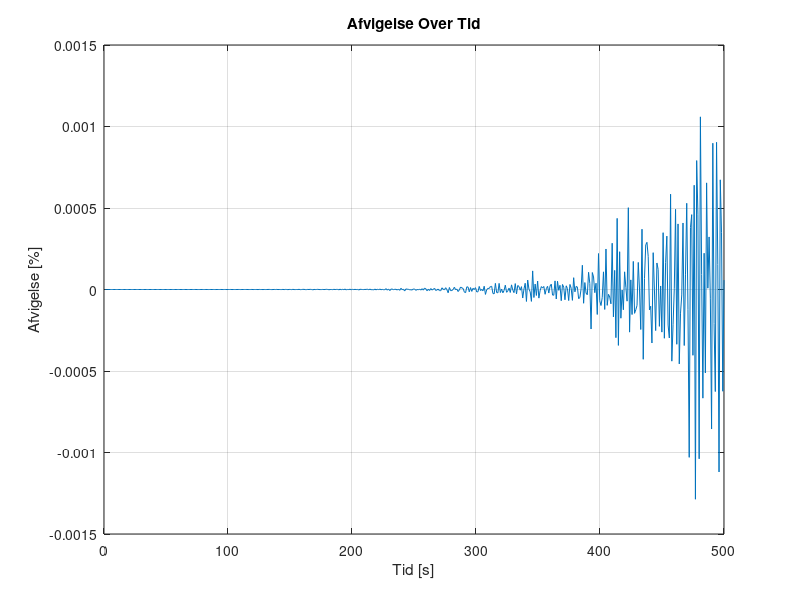
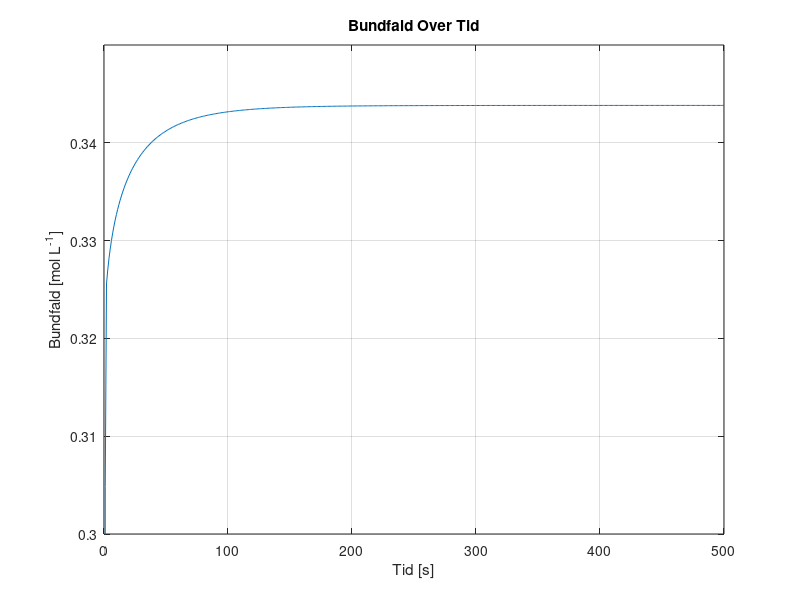
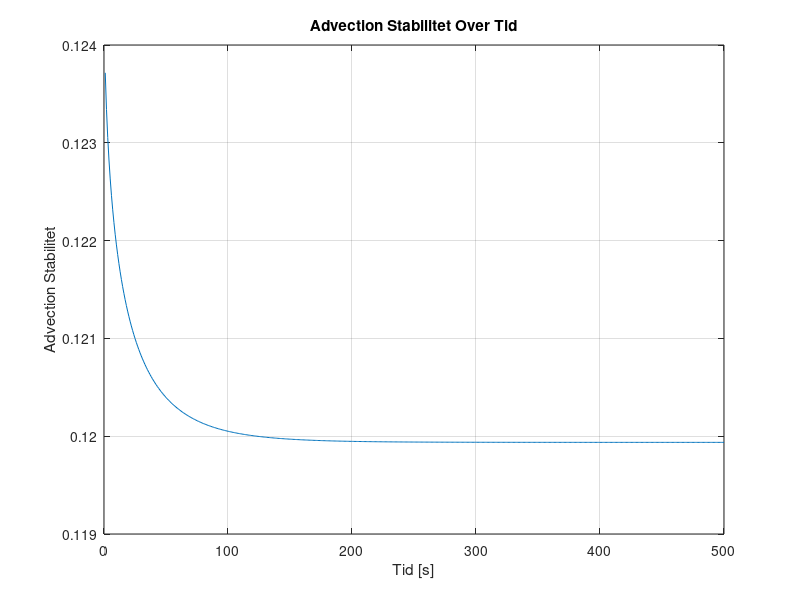
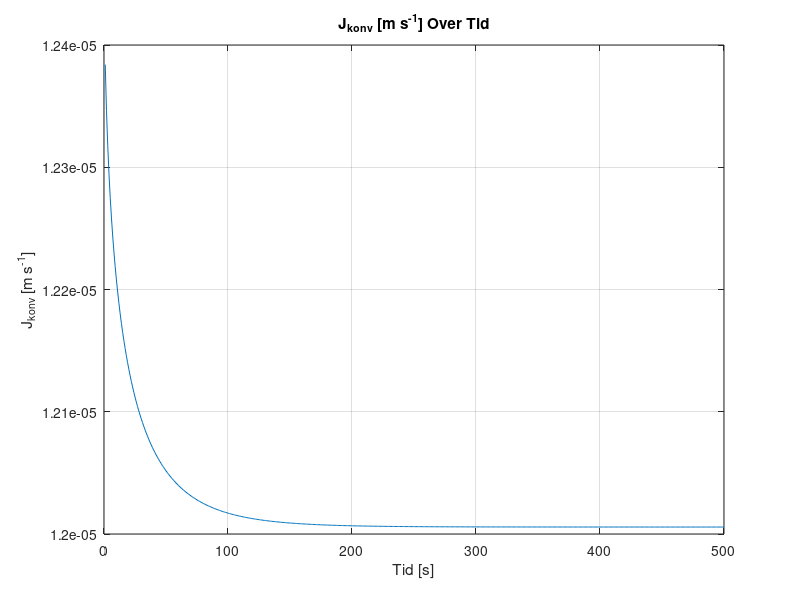

These charts were generated, in order, by the following MATLAB code: (Note: this script raises an error after producing the figures.)
%__Gruppe 3-Simulering-3.Sem__
clear
close all
clc
%% Inital Parameters
Lx = 0.1;   % Domain length [m]
domain_steps = 1000;    % Number of spatial domain_steps points
dx = Lx / (domain_steps - 1); % Position discretization
 
Lt = 500;      % Time length (seconds)
time_steps = 500;       % Number of time steps
dt = Lt / time_steps; % Temporal discretization

% DEFINED VARIABLES
D = 1.464*10^-9; % Diffusivity coefficient H2PO4- in water [m^2 s^-1]
Cf = 0.1; % Feed concentration [mol L^-1]
DeltaP = 35; %TMP: Transmembrane Pressure [bar]

Am = 0.0308; % Area of the membrane surface [m^2]
k0 = 5.7311*10^(-7); % Initial water permeability [m^3 m^-2 bar^-1 s^-1] 
mu = 0.8903*10^-9; % Water viscosity [Bar∙s]
Rm = 1/(mu*k0); % Rejection of water at the membrane (σ) [m^-1]
alpha = 1*10^14; % Specific resistance of fouling [m L mol^-1]
JuScalar = 0.5; %Percipitate Advection Coefficient

sig_i = 0.1; % Rejection of ions 

% PHYSICAL CONSTANTS
R = 8.31415*10^-2; % Gasconstant [L Bar mol^-1 K^-1]
T = 273.15+25; %Temperature [K]
 
% Anonymous functions

Udf = @(conc) 0.0011*exp(36.328*conc) + 0.263253; % concentration of udfæld in respect to phosphate increase. [mol L^-1]
Rf = @(conc) alpha*(Udf(conc)/Am); % Rate of fouling [m^-1]
k = @(conc) 1/(mu*(Rm+Rf(conc))); % Water permeability dependent on fouling [m^3 m^-2 bar^-1 s^-1]


% Create a grid for space and time
x = linspace(0, Lx, domain_steps);
t = linspace(0, Lt, time_steps);

% Initialize the concentration array AND Initial condition (1D)
C = zeros(domain_steps, time_steps)+0.1; % 0.1 molar [H2PO4] at pH 2.9


%Diffusive Stability

DS = D*dt/dx^2;
fprintf('\n Diffusivity Stability = %f', DS);
if DS>0.5 
   fprintf(2,'\n ERROR: Stabilitetsfejl');
else
    fprintf('\n Stable Diffusion Model !!');
end


%% Time-stepping loop
for j = 2:time_steps
    for i = 1:domain_steps
        Ciw = C(domain_steps, j-1);

        C(1, :) = Cf; % Set the leftmost boundary to 0.1M

        if j == 2
            Cbw = Udf(Cf); % The rate of percipitation
        else
            Cbw = Udf(Ciw) + Jkonv*Udf(Cf)*(dt/dx)*JuScalar; % Advection of Percipitate
        end

        Jkonv = (k(Ciw)*(DeltaP-(1*R*T*(Ciw))));  % Volume flux = Jkonv ,  in terms of osmotic pressure (DeltaP, R, T, C_(i_w)) and k. [m/s]

        % Calculate the second derivative in x direction
        if i == 1 %__First Cell__
            Jdiff = 0;
            Jadv = 0;

        elseif i == domain_steps %__Membrane Cell___
            % No right neighbor at the last cell and MEMBRANE
            Jdiff = (D * (C(domain_steps - 1, j-1) - C(domain_steps, j-1))) / dx^2;
            Jadv = -Jkonv * (C(domain_steps, j-1)*(1-sig_i) - C(domain_steps - 1, j-1)) / dx;

        else    %__Normal Cells__
            % Calculate the second derivative normally
            Jdiff = D * (C(i + 1, j-1) - 2 * C(i, j-1) + C(i - 1, j-1)) / dx^2;
            % Apply advection term
            Jadv = -Jkonv * (C(i, j-1) - C(i-1, j-1)) / dx;
        end
        % Apply the diffusion-advection-(electromigration) equation
        C(i, j) = C(i, j-1) + dt * (Jdiff + Jadv);
        Jkonv_values(j) = Jkonv; % Plot values
        Cbw_values(j) = Cbw; 
        AS(j) = Jkonv * dt/dx; % Stability plot values
    end
end
%% conservation and error

volprc = dx*Am*1000;  % Volume per cell in Liters

Ciw = [0,C(domain_steps, :)]; % Making the matrix line up properly and have the right size
Ciw(end) = [];

Systemdiff = [0, diff(sum(C*volprc,1))]; % Difference in system concentration per dt

inflow = Cf*(Jkonv_values)*(dt/dx)*volprc; % In - mol
outflow = Ciw.* Jkonv_values*(dt/dx)*volprc*(1-sig_i); % Out - mol
infoutdiff = (inflow - outflow);
ERROR = ((Systemdiff - infoutdiff).*Systemdiff.^(-1))*100; % The mass conservation error


%% 2D Plots

% Plot Mass Conservation Error values over time

figure;
plot(t, ERROR);
xlabel('Tid [s]');
ylabel('Afvigelse [%]');
title('Afvigelse Over Tid');
grid on;


% Plot Percipitate (DS) values over time

figure;
plot(t, Cbw_values);
xlabel('Tid [s]');
ylabel('Bundfald [mol L^{-1}]');
title('Bundfald Over Tid');
grid on;
ylim([0.3, 0.35]);

% Plot Advection Stability (DS) values over time

figure;
plot(t(2:end), AS(2:end));
xlabel('Tid [s]');
ylabel('Advection Stabilitet');
title('Advection Stabilitet Over Tid');
grid on;

% Plot Jkonv values over time
figure;
plot(t(2:end), Jkonv_values(2:end));
xlabel('Tid [s]');
ylabel('J_{konv} [m s^{-1}]');
title('J_{konv} [m s^{-1}] Over Tid');
grid on;
xlim([0, 500]);
ax = gca;
ax.YAxis.Exponent = -6;

% Define fractions of time steps you want to visualize
time_fraction = [0.001, 0.01, 0.1, 0.2, 0.3, 0.4, 0.5, 0.6, 0.7, 0.8, 0.9];  % For example, 0.1 corresponds to 10% of time steps

% Calculate the corresponding time indices
time_instances = round(time_fraction * time_steps);

% Create a figure for the first plot
figure;
hold on;

% Plot concentration at specific time instances
for i = 1:length(time_instances)
    time_index = time_instances(i);
    plot(x, C(:, time_index));
end

xlabel('Position [m]');
ylabel('Koncentration [mol L^{-1}]');
title('Koncentration over Position ved Forskellige Tidsfraktioner');
xlim([0.099, Lx]);
ylim([0.1, 0.12]);

% Add a legend for clarity
legend(arrayfun(@(f) ['t=', num2str(f)], time_fraction, 'UniformOutput', false));

grid on;
hold off;


%% 3D Plot

% Create a 3D surface plot to visualize concentration over time and position
[T, X] = meshgrid(t, x);
figure;
h = surf(X, T, C); % Transpose removed here
xlabel('Position [m]');
ylabel('Tid [s]');
zlabel('Koncentration [mol L^{-1}]');
title('Koncentration Over Tid og Position');

% Set axis limits to start at the origin
xlim([0, Lx]);
ylim([0, Lt]);
zlim([0.1, 0.12]); % Assuming max(C(:)) is the maximum concentration in your data

set(h,'LineStyle','none')
colormap(jet)
clim([0.1, 0.11])

%%
load('step1jv.mat', 'Jv_values1');
load('step2jv.mat', 'Jv_values2');
load('step3jv.mat', 'Jv_values3');
load('step4jv.mat', 'Jv_values4');

% Remove the first value from each series
Jv_values1 = Jv_values1(2:end);
Jv_values2 = Jv_values2(2:end);
Jv_values3 = Jv_values3(2:end);
Jv_values4 = Jv_values4(2:end);

%%

% Create a figure for the first plot
figure;
hold on;
x = linspace(0, 500, 500);

plot(x(2:end), Jv_values1, 'LineWidth', 1.5);
plot(x(2:end), Jv_values2, 'LineWidth', 1.5);
plot(x(2:end), Jv_values3, 'LineWidth', 1.5);
plot(x(2:end), Jv_values4, 'LineWidth', 1.5);

xlabel('Time (seconds)');
ylabel('Jv (Velocity)');
title('Jv (Velocity) Over Time');
grid on;

legend('Step 1', 'Step 2', 'Step 3', 'Step 4');
%% Double Y-axis Jv graph
figure;

% Plot Step 2 on the left y-axis
yyaxis left;
plot(x(2:end), Jv_values2, 'LineWidth', 1.5, 'LineStyle', '-'); 
ylabel('J_{v} [m^{3} m^{-2} s^{-1}]');

hold on;

% Plot Step 3 on the left y-axis
plot(x(2:end), Jv_values3, 'LineWidth', 1.5, 'LineStyle', '--');
ylim([1.825*10^-5, 1.865*10^-5]);           % y-limit for left
ylabel('J_{v} [m^{3} m^{-2} s^{-1}]');

% Plot Step 4 on the right y-axis
yyaxis right;
ylim([1.2*10^-5, 1.24*10^-5]);               % y-limit for right

plot(x(2:end), Jv_values4, 'LineWidth', 1.5);
ylabel('J_{v} [m^{3} m^{-2} s^{-1}]');

xlabel('Tid [s]');
title('J_{v} Over Tid');
grid on;

legend('Step 2', 'Step 3', 'Step 4');
